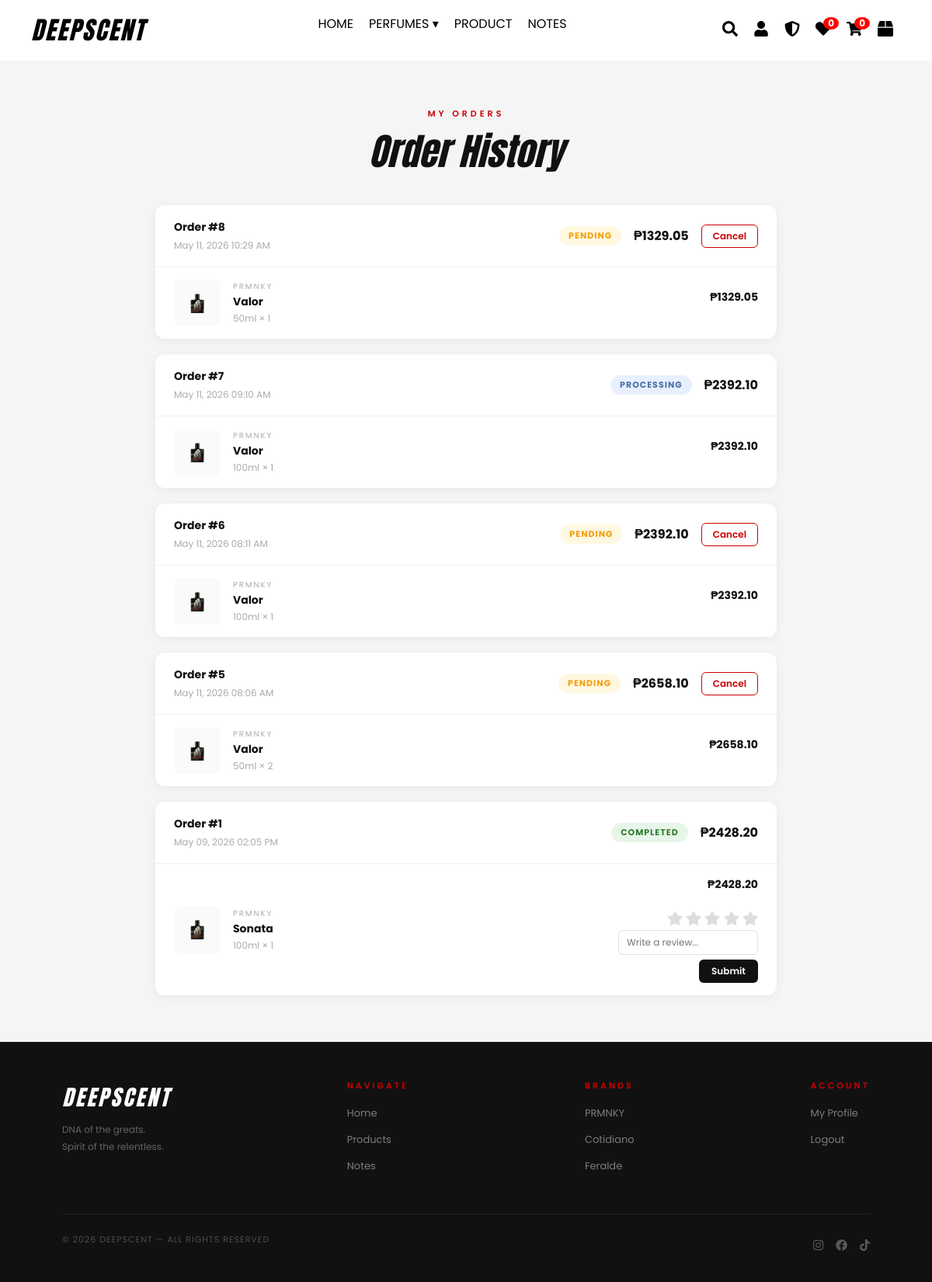
/orders (signed in), run on an earlier commit of the app's database.
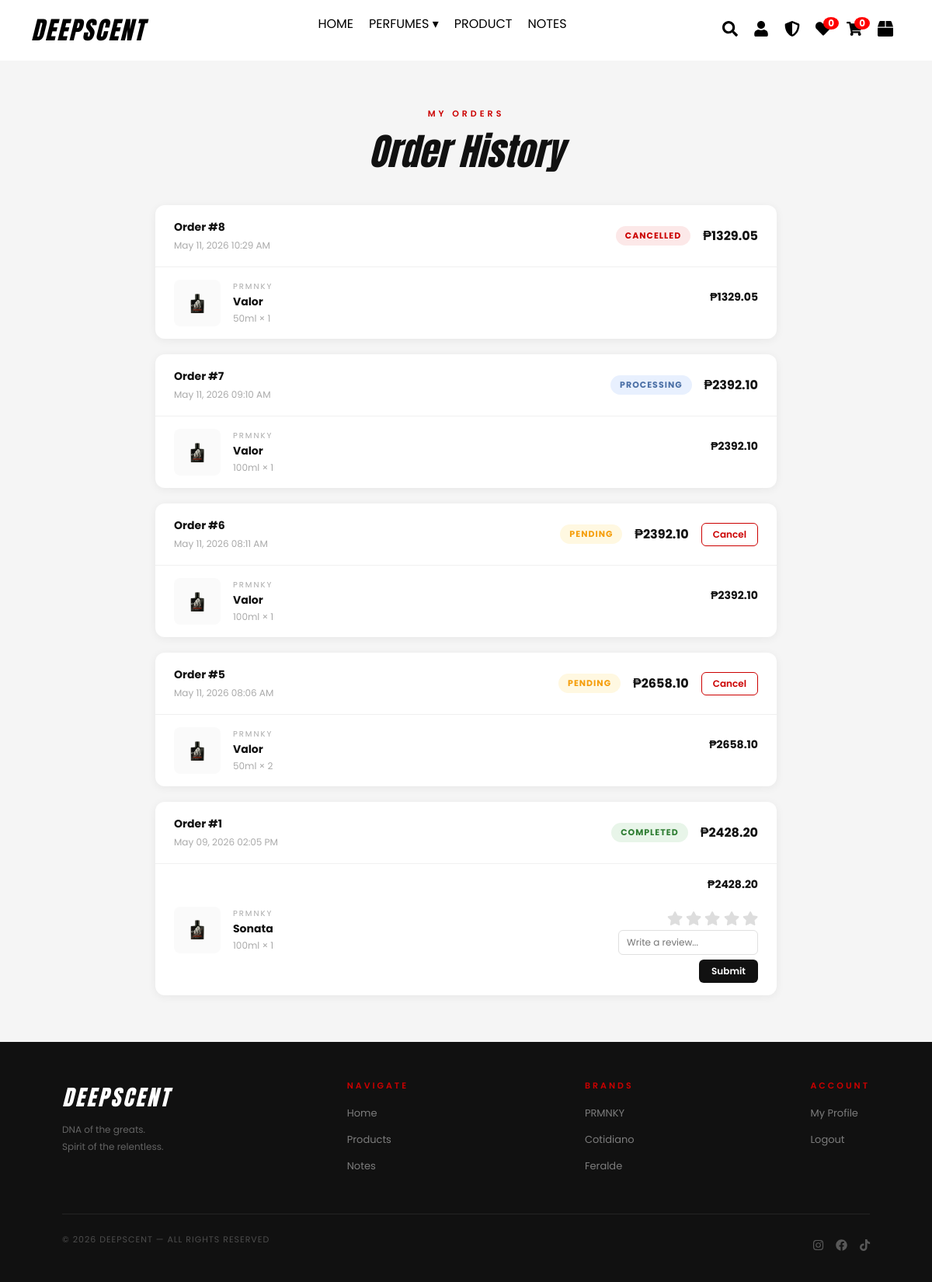
And on a later commit of the database.
### website/models.py (models this page shows)
class Order(db.Model):
    id = db.Column(db.Integer, primary_key=True)
    user_id = db.Column(db.Integer, db.ForeignKey('user.id'), nullable=False)
    created_at = db.Column(db.DateTime, default=datetime.utcnow)
    status = db.Column(db.String(20), default='Pending')
    total = db.Column(db.Float, nullable=False)
    address = db.Column(db.String(300), default='')
    items = db.relationship('OrderItem', backref='order', lazy=True)

class OrderItem(db.Model):
    id = db.Column(db.Integer, primary_key=True)
    order_id = db.Column(db.Integer, db.ForeignKey('order.id'), nullable=False)
    product_id = db.Column(db.Integer, db.ForeignKey('product.id'), nullable=False)
    quantity = db.Column(db.Integer, nullable=False)
    size = db.Column(db.String(10), nullable=False)
    price_paid = db.Column(db.Float, nullable=False)
    product = db.relationship('Product')

class Product(db.Model):
    id = db.Column(db.Integer, primary_key=True)
    name = db.Column(db.String(100), nullable=False)
    description = db.Column(db.Text, nullable=False)
    price = db.Column(db.Float, nullable=False)
    stock_50ml = db.Column(db.Integer, default=0)
    stock_100ml = db.Column(db.Integer, default=0)
    price_100ml = db.Column(db.Float, nullable=True)
    discount = db.Column(db.Integer, default=0)  # percentage e.g. 10 = 10%
    image = db.Column(db.String(100), nullable=False)
    brand = db.Column(db.String(50), nullable=False)
    gender = db.Column(db.String(20), default='UNISEX')

class Brand(db.Model):
    id = db.Column(db.Integer, primary_key=True)
    name = db.Column(db.String(100), unique=True, nullable=False)
    logo = db.Column(db.String(150), nullable=True)

### website/views.py (the view)
@views.route('/orders')
@login_required
def orders():
    user_orders = Order.query.filter_by(user_id=current_user.id).order_by(Order.created_at.desc()).all()
    reviewed_ids = [r.product_id for r in Review.query.filter_by(user_id=current_user.id).all()]
    return render_template('orders.html', orders=user_orders, reviewed_ids=reviewed_ids)

### website/templates/orders.html (shortened to what this page needs)
{% extends "base.html" %}
{% block content %}
<section class="orders-page">
    <div class="orders-header">
        <p class="section-label">MY ORDERS</p>
        <h1 class="orders-title">Order History</h1>
    </div>
    {% if orders %}
    <div class="orders-list">
        {% for order in orders %}
        <div class="order-card">
            <div class="order-card-header">
                <div>
                    <p class="order-id">Order #{{ order.id }}</p>
                    <p class="order-date">{{ order.created_at.strftime('%B %d, %Y %I:%M %p') }}</p>
                </div>
                <div class="order-right">
                    <span class="order-status status-{{ order.status|lower }}">{{ order.status }}</span>
                    <span class="order-total">₱{{ "%.2f"|format(order.total) }}</span>
                    {% if order.status == 'Pending' %}
                    <button class="btn-cancel-order" onclick="cancelOrder({{ order.id }}, this)">Cancel</button>
                    {% endif %}
                </div>
            </div>
            <div class="order-items">
                {% for item in order.items %}
                <div class="order-item">
                    <img src="{{ url_for('static', filename='uploads/' ~ item.product.image) }}" alt="{{ item.product.name }}">
                    <div class="order-item-info">
                        <p class="order-item-brand">{{ item.product.brand }}</p>
                        <p class="order-item-name">{{ item.product.name }}</p>
                        <p class="order-item-meta">{{ item.size }} × {{ item.quantity }}</p>
                    </div>
                    <div style="display:flex;flex-direction:column;align-items:flex-end;gap:8px;">
                        <p class="order-item-price">₱{{ "%.2f"|format(item.price_paid * item.quantity) }}</p>
                        {% if order.status == 'Completed' and item.product_id not in reviewed_ids %}
                        <div class="review-inline" id="review-{{ item.product_id }}">
                            <div class="star-row" data-product="{{ item.product_id }}">
                                {% for i in range(1,6) %}
                                <i class="fas fa-star order-star" data-value="{{ i }}" onclick="setOrderRating({{ item.product_id }}, {{ i }})"></i>
                                {% endfor %}
                            </div>
                            <input type="text" class="review-input" id="comment-{{ item.product_id }}" placeholder="Write a review...">
                            <button class="review-submit-btn" onclick="submitOrderReview({{ item.product_id }})">Submit</button>
                        </div>
                        {% elif order.status == 'Completed' and item.product_id in reviewed_ids %}
                        <span style="font-size:11px;color:#2e7d32;font-weight:600;">✓ Reviewed</span>
                        {% endif %}
                    </div>
                </div>
                {% endfor %}
            </div>
        </div>
        {% endfor %}
    </div>
    {% else %}
    <div class="orders-empty">
        <i class="fas fa-box-open"></i>
        <p>No orders yet.</p>
        <a href="{{ url_for('views.product') }}" class="btn-shop">Shop Now</a>
    </div>
    {% endif %}
</section>
{% endblock %}

### website/templates/base.html (shortened to what this page needs)
<!DOCTYPE html>
<html lang="en">
<head>
    <link rel="stylesheet" href="{{ url_for('static', filename='css/all.min.css') }}">
    <link rel="stylesheet" href="{{ url_for('static', filename='css/bootstrap.min.css') }}">
    <link rel="stylesheet" href="{{ url_for('static', filename='css/all.min.css') }}">
    <link rel="stylesheet" href="{{ url_for('static', filename='css/style.css') }}">
    <link rel="stylesheet" href="https://unpkg.com/leaflet@1.9.4/dist/leaflet.css">
</head>
<body>
    <nav class="navbar">
        <div class="logo">DEEPSCENT</div>
        <ul class="nav-links">
            <li><a href="{{ url_for('views.home') }}" class="{% if request.endpoint == 'views.home' %}active{% endif %}">HOME</a></li>
            <li class="dropdown">
                <a href="#" class="dropdown-toggle" id="perfumes-link">PERFUMES <span class="arrow">&#9662;</span></a>
            </li>
            <li><a href="{{ url_for('views.product') }}" class="{% if request.endpoint == 'views.product' %}active{% endif %}">PRODUCT</a></li>
            <li><a href="{{ url_for('views.featured') }}" class="{% if request.endpoint == 'views.featured' %}active{% endif %}">NOTES</a></li>
        </ul>
        <div class="icons">
            <a href="#" onclick="toggleSearch(event)"><i class="fas fa-search"></i></a>
            {% if current_user.is_authenticated %}
                <a href="javascript:void(0);" onclick="openProfile()"><i class="fa fa-user"></i></a>
                {% if current_user.is_admin %}
                <a href="{{ url_for('admin.dashboard') }}" title="Admin"><i class="fas fa-shield-alt"></i></a>
                {% endif %}
            {% else %}
                <a href="{{ url_for('auth.login') }}"><i class="fa fa-user"></i></a>
            {% endif %}
            <a href="{% if current_user.is_authenticated %}{{ url_for('views.favorites') }}{% else %}{{ url_for('auth.login') }}{% endif %}"><i class="fas fa-heart"></i><span class="badge fav-badge">{{ current_user.favorites | length if current_user.is_authenticated else 0 }}</span></a>
            <a href="{% if current_user.is_authenticated %}{{ url_for('views.cart') }}{% else %}{{ url_for('views.cart_login_required') }}{% endif %}"><i class="fas fa-shopping-cart"></i><span class="badge cart-badge">{{ current_user.cart_items | sum(attribute='quantity') if current_user.is_authenticated else 0 }}</span></a>
            {% if current_user.is_authenticated %}<a href="{{ url_for('views.orders') }}" title="My Orders"><i class="fas fa-box"></i></a>{% endif %}
        </div>
    </nav>
    <main>
        {% block content %}{% endblock %}
    </main>
    <footer>
        <div class="footer-inner">
            <div class="footer-brand">
                <div class="footer-logo">DEEPSCENT</div>
                <p>DNA of the greats.<br>Spirit of the relentless.</p>
            </div>
            <div class="footer-links">
                <h4>NAVIGATE</h4>
                <ul>
                    <li><a href="{{ url_for('views.home') }}">Home</a></li>
                    <li><a href="{{ url_for('views.product') }}">Products</a></li>
                    <li><a href="{{ url_for('views.featured') }}">Notes</a></li>
                </ul>
            </div>
            <div class="footer-links">
                <h4>BRANDS</h4>
                <ul>
                    {% for brand in g.brands %}
                    <li><a href="{{ url_for('views.perfumes', brand=brand.name) }}">{{ brand.name }}</a></li>
                    {% endfor %}
                </ul>
            </div>
            <div class="footer-links">
                <h4>ACCOUNT</h4>
                <ul>
                    {% if current_user.is_authenticated %}
                    <li><a href="javascript:void(0);" onclick="openProfile()">My Profile</a></li>
                    <li><a href="{{ url_for('auth.logout') }}">Logout</a></li>
                    {% else %}
                    <li><a href="{{ url_for('auth.login') }}">Login</a></li>
                    <li><a href="{{ url_for('auth.signup') }}">Sign Up</a></li>
                    {% endif %}
                </ul>
            </div>
        </div>
        <div class="footer-bottom">
            <p>&copy; 2026 DEEPSCENT — ALL RIGHTS RESERVED</p>
            <div class="footer-socials">
                <a href="#"><i class="fab fa-instagram"></i></a>
                <a href="#"><i class="fab fa-facebook"></i></a>
                <a href="#"><i class="fab fa-tiktok"></i></a>
            </div>
        </div>
    </footer>
</body>
</html>

### website/static/css/style.css (style rules this page uses)
body { margin: 0; font-family: 'Poppins', sans-serif; background: #f5f5f5; }
.navbar { display: flex; justify-content: space-between; align-items: center; padding: 15px 40px; background: white; color: white; }
.nav-links { font-size: 15px; list-style: none; display: flex; gap: 20px; }
.nav-links a { position: relative; font-family: 'Poppins', sans-serif; font-size: 16px; color: black; text-decoration: none; transition: color 0.3s ease; }
.nav-links a::after { content: ""; position: absolute; bottom: -4px; left: 50%; width: 0; height: 1px; background: red; transition: width 0.3s ease, left 0.3s ease; }
.nav-links .dropdown > a { border: none !important; text-decoration: none !important; color: black; position: relative; }
.nav-links .dropdown > a::after { content: none !important; }
.icons { display: flex; align-items: center; }
.icons a { color: black; margin: 0 10px; position: relative; display: inline-block; transition: color 0.3s ease, transform 0.3s ease; }
.fa-search { font-size: 20px; }
.fa-user { font-size: 20px; }
.fa-heart { font-size: 20px; }
.fa-shopping-cart { font-size: 20px; }
.fa-shield-alt { font-size: 20px; }
.fa-box { font-size: 20px; }
.icons a i, .icons a svg { font-size: 20px !important; width: 20px !important; height: 20px !important; }
.icons .badge { position: absolute; top: -5px; right: -10px; background: red; color: white; font-size: 12px; border-radius: 50%; padding: 2px 6px; }
.badge { position: absolute; top: -8px; right: -8px; background: red; color: white; font-size: 12px; padding: 2px 6px; border-radius: 50%; }
.logo { font-family: 'Anton', sans-serif; font-size: 32px; color: black; letter-spacing: 2px; font-style: italic; }
.dropdown { position: relative; }
.arrow { transition: transform 0.3s ease; }
footer { background: #111; color: #fff; padding: 50px 80px 30px; margin-top: 0; }
.footer-inner { display: flex; justify-content: space-between; align-items: flex-start; margin-bottom: 40px; gap: 40px; }
.footer-brand .footer-logo { font-family: 'Anton', sans-serif; font-style: italic; font-size: 28px; color: #fff; letter-spacing: 3px; margin-bottom: 10px; }
.footer-brand p { font-size: 12px; color: rgba(255,255,255,0.35); line-height: 1.8; max-width: 220px; }
.footer-links h4 { font-size: 11px; letter-spacing: 3px; color: #cc0000; margin-bottom: 16px; font-weight: 600; }
.footer-links ul { list-style: none; padding: 0; margin: 0; }
.footer-links ul li { margin-bottom: 10px; }
.footer-links ul li a { font-size: 13px; color: rgba(255,255,255,0.45); text-decoration: none; transition: color 0.2s ease; }
.footer-bottom { border-top: 1px solid rgba(255,255,255,0.08); padding-top: 24px; display: flex; justify-content: space-between; align-items: center; }
.footer-bottom p { font-size: 11px; color: rgba(255,255,255,0.25); letter-spacing: 1px; }
.footer-socials { display: flex; gap: 16px; }
.footer-socials a { color: rgba(255,255,255,0.3); font-size: 15px; transition: color 0.2s ease; text-decoration: none; }

What changed in the data, as far as the page shows it:
changed Order id 8: status "PENDING" → "CANCELLED"; no longer shows "Cancel"
